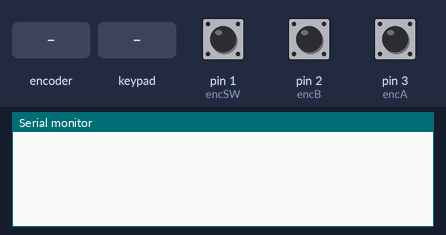
Bench run of a sketch on a simulated Arduino Leonardo, built with avr-gcc and run on an emulated ATmega32U4. On the bench: the last lines printed to the serial monitor. Wiring (inferred from the names in the program): 4×4 keypad with keys 1 2 3 4 5 6 7 8 9 0 a b c d e f: rows pin 10, pin 9, pin 7, pin 6; columns pin 11, pin 8, pin 5, pin 4. Inputs (shaded band) come from the test bench; at power-on: pin 1 (encSW) HIGH, pin 2 (encB) HIGH, pin 3 (encA) HIGH. USB keyboard and mouse output is not drawn.

Above: at 1.2 s.
1.3 s: rotary encoder on pin 3 (encA) / pin 2 (encB) turned 1 step (first pin leading)
At 1.8 s:
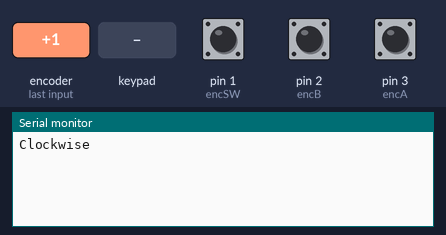
3.0 s: pin 1 (encSW) pulled LOW for 0.15 s
At 4.1 s:
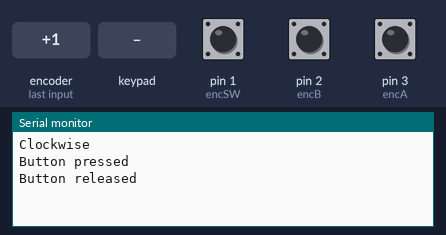
4.6 s: key '1' pressed
At 5.3 s:
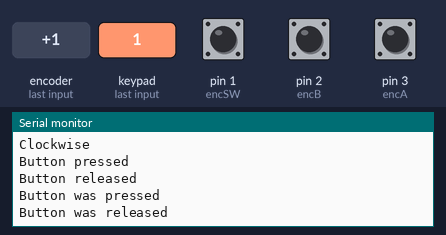
6.2 s: rotary encoder on pin 3 (encA) / pin 2 (encB) turned 2 steps (second pin leading)
At 6.9 s:
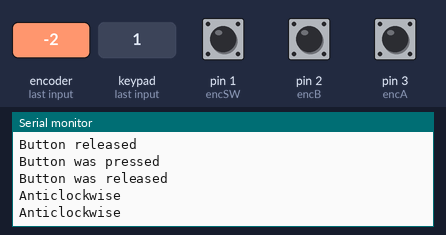

Measured:
- after the input at 1.3 s, the serial monitor: prints a new line at once (image 1)
- after the input at 3.0 s, the serial monitor: prints a new line at once (image 2)
- after the input at 4.6 s, the serial monitor: prints a new line at once (image 3)
- after the input at 6.2 s, the serial monitor: prints a new line at once (image 4)

The sketch:

firmware.ino
```cpp
  #include "Keyboard.h"

  const int rowPins[4] = {10, 9, 7, 6};
  const int colPins[4] = {11, 8, 5, 4};
  char keymap[4][4] = {
    {'1', '2', '3', '4'},
    {'5', '6', '7', '8'},
    {'9', '0', 'a', 'b'},
    {'c', 'd', 'e', 'f'}
  };

  const int encA = 3;
  const int encB = 2;
  const int encSW = 1;

  int encB_last = 1;
  int encA_last = 1;

  int previous[4][5];
  bool currentState[4][5];
  uint8_t debounceCount[4][5];

  void setup() {
    Serial.begin(115200);
    Keyboard.begin();
    pinMode(encA, INPUT_PULLUP);
    pinMode(encB, INPUT_PULLUP);
    pinMode(encSW, INPUT_PULLUP);
    for (int j = 0; j < 4; j++) {
    pinMode(rowPins[j], OUTPUT);
    digitalWrite(rowPins[j], HIGH);
    pinMode(colPins[j], INPUT_PULLUP);
    }
    for (int i = 0; i < 4; i++) {
      for (int j = 0; j < 5; j++) {
        previous[i][j] = 1;
      }
    }
    for (int i = 0; i < 4; i++) {
      for (int j = 0; j < 5; j++) {
        currentState[i][j] = 1;
      }
    }
    for (int i = 0; i < 4; i++) {
      for (int j = 0; j < 5; j++) {
        debounceCount[i][j] = 1;
      }
    }
  }

  void loop() {
    for (int i = 0; i < 4; i++) {
      digitalWrite(rowPins[i], LOW);
      for (int j = 0; j < 4; j++){
        int read = digitalRead(colPins[j]);
        if(previous[i][j] == read){
          if(debounceCount[i][j] < 255) debounceCount[i][j]++;
        }
        else if(previous[i][j] != read){
          debounceCount[i][j] = 0;
        }
        if(debounceCount[i][j] == 50 && currentState[i][j] == 1 && read == 0){
          Serial.println("Button was pressed");
          Keyboard.press(keymap[i][j]);
          currentState[i][j] = 0;
        }
        else if(debounceCount[i][j] == 50 && currentState[i][j] == 0 && read == 1){
          Serial.println("Button was released");
          Keyboard.release(keymap[i][j]);
          currentState[i][j] = 1;
        }
        previous[i][j] = read;
      }
      digitalWrite(rowPins[i], HIGH);
    }

    int encA_now = digitalRead(encA);
    int encB_now = digitalRead(encB);

    if(encA_now == 0 && encA_last == 1 && encB_now == 1 && encB_last == 1){
      Serial.println("Clockwise");
      Keyboard.press(KEY_UP_ARROW);
      Keyboard.release(KEY_UP_ARROW);
    }
    if(encA_now == 1 && encA_last == 1 && encB_now == 0 && encB_last == 1){
      Serial.println("Anticlockwise");
      Keyboard.press(KEY_DOWN_ARROW);
      Keyboard.release(KEY_DOWN_ARROW);
    }

    int read2 = digitalRead(encSW);
    if (read2 == previous[3][4]){
      if(debounceCount[3][4] < 255) debounceCount[3][4]++;
    }
    else if (read2 != previous[3][4]){
      debounceCount[3][4] = 0;
    }

    if(debounceCount[3][4] == 50 && currentState[3][4] == 1 && read2 == 0) {
      Serial.println("Button pressed");
      currentState[3][4] = 0;
      Keyboard.press('p');
    }
    else if(debounceCount[3][4] == 50 && currentState[3][4] == 0 && read2 == 1){
      Serial.println("Button released");
      currentState[3][4] = 1;
      Keyboard.release('p');
    }

    previous[3][4] = read2;
    encA_last = encA_now;
    encB_last = encB_now;
  }
```
